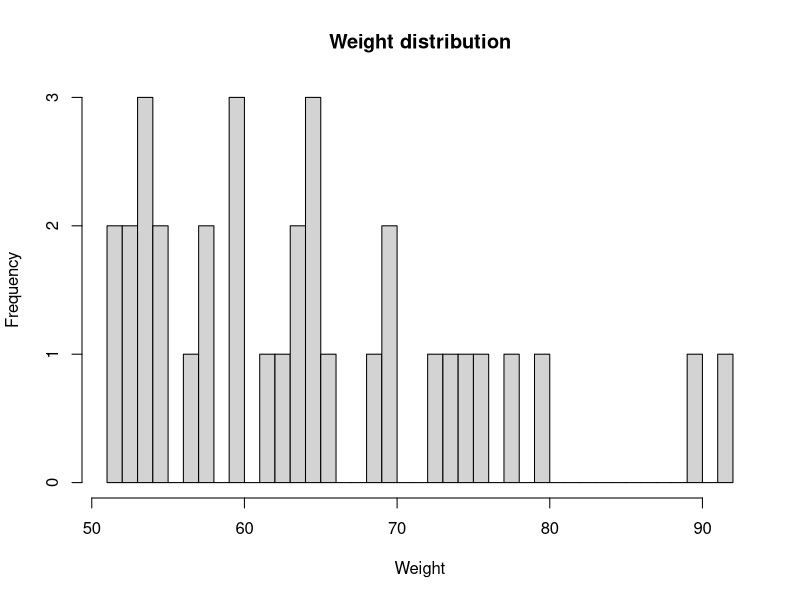
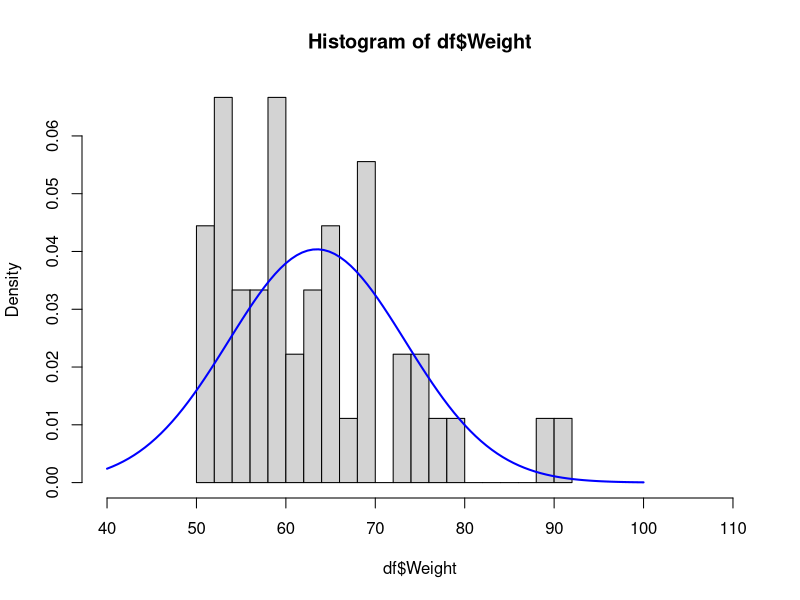
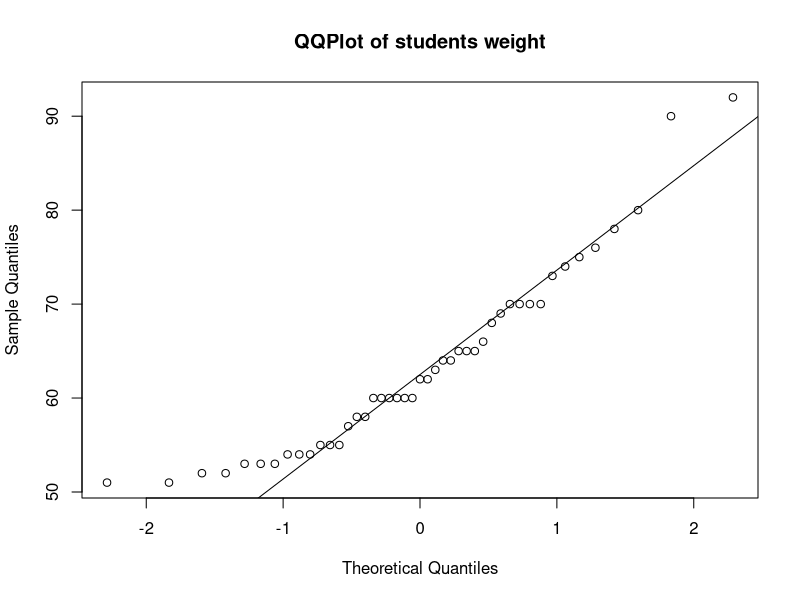
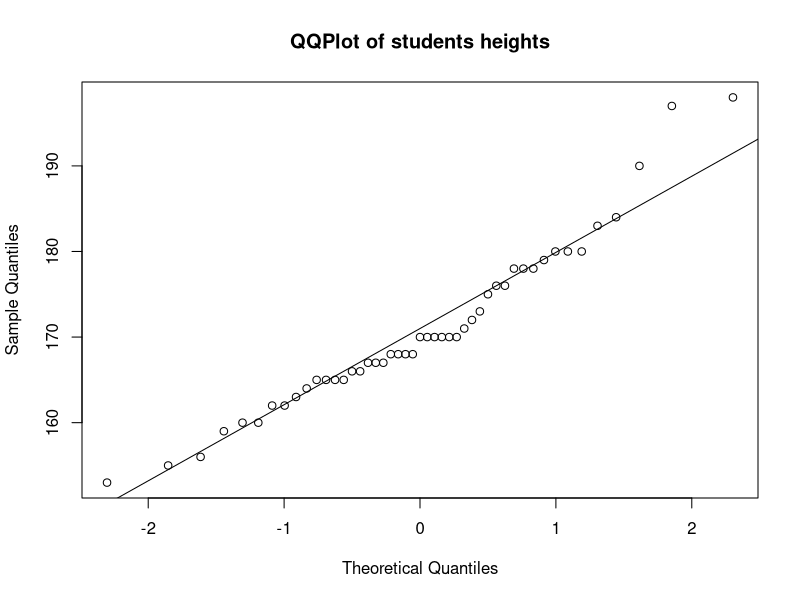
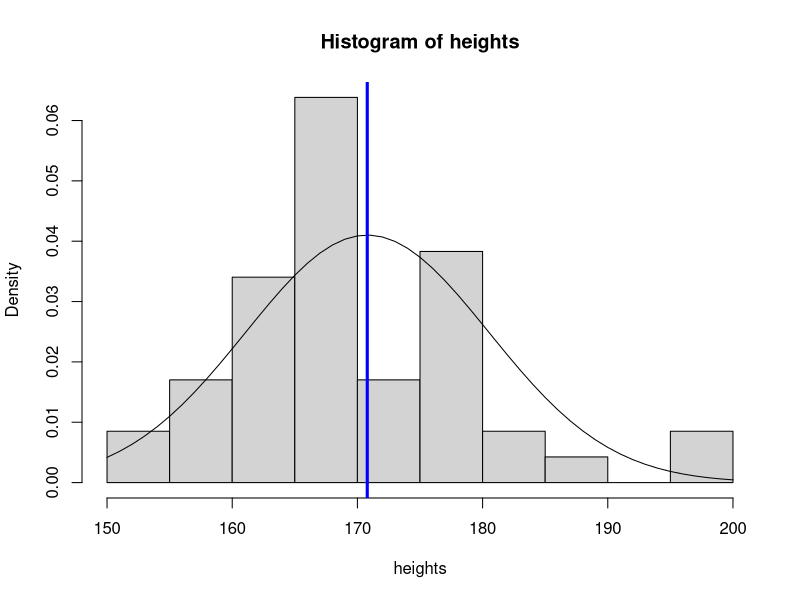
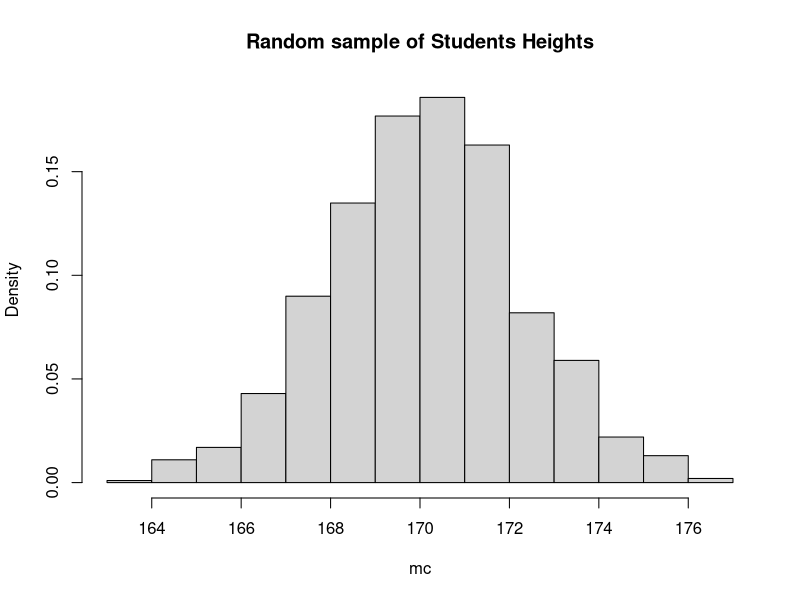
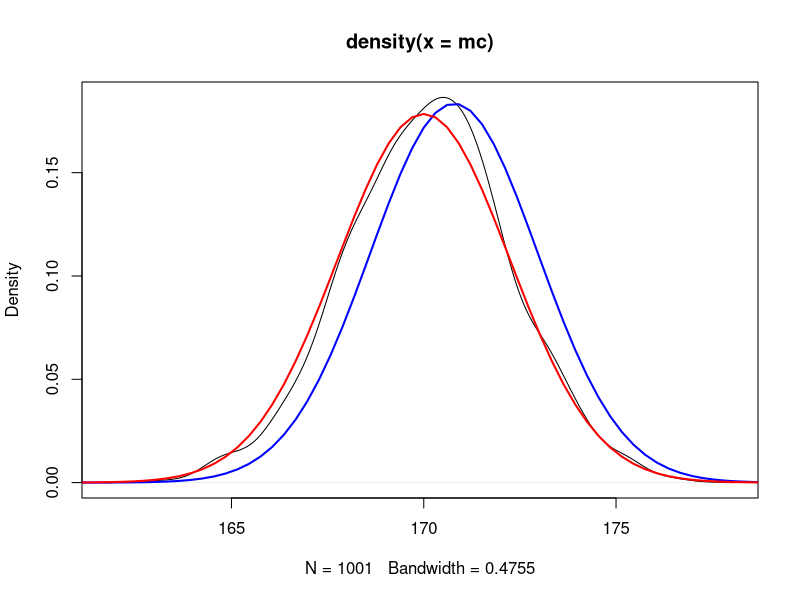
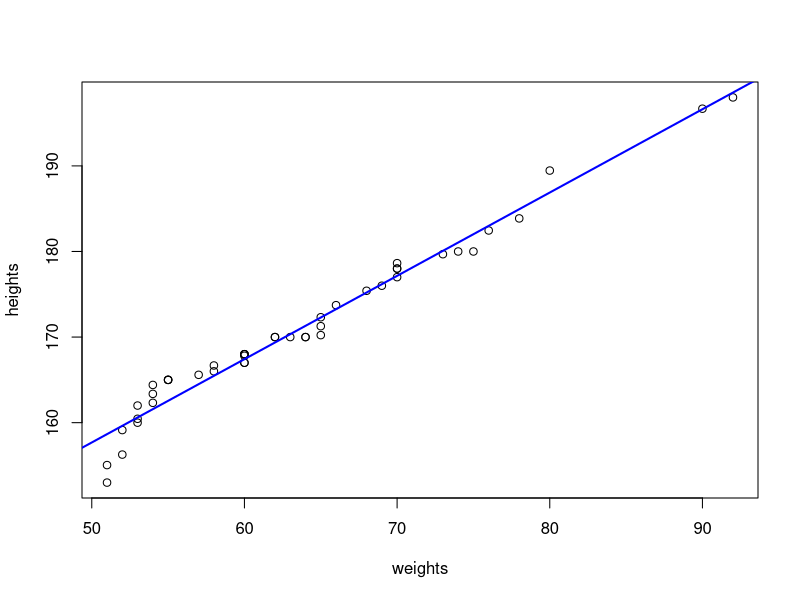

These figures' R source, in order:
# -------------------------------------------------------------------
# R course 2019
# Exercizes day 5
# -------------------------------------------------------------------

# Exercize 5.1 -------------------------------------------------------------------
# 
#  1) Calculate summary statistics for the data set "StudentData2016.txt".
#     Calculate summary statistics for females and males separatly.

df = read.table("StudentData2016.txt", header = T, na.strings = "?")

summary(df)
summary(df[df$Sex=="M",])
summary(df[df$Sex=="W",])

#df$Weight <- as.numeric(as.character(df$Weight))
#summary(df)
#summary(df[which(df$Sex=='W'),])
#summary(df[which(df$Sex=='M'),])
     
# Exercize 5.2 --------------------------------------------------------------------
# 1) Plot a histogram of student body weight and add a normal distribution with mean and variance 
#    estimated from the observation

# remove NA
dfna <- na.omit(df)
# plot
hist(dfna$Weight, breaks = seq(min(dfna$Weight), max(dfna$Weight), 1), xlab = "Weight", main = "Weight distribution")

# solution of Escofier with density distribution instead of frequency
# we need the density if we superimpose the density distribution over the graph
hist(df$Weight, n=25, xlim = c(40,110), freq = F)
x=seq(40, 100, length.out = 100)
y=dnorm(x, mean=mean(df$Weight, na.rm=T), sd = sd(df$Weight, na.rm = T))
lines(x, y, col="blue", lwd=2)

# Alternative way of ploting
#plot(function(x) dnorm(x, mean=mean(df$Weight, na.rm=T), sd = sd(df$Weight, na.rm = T)))


weights <- df$Weight
heights <- df$Height

# 2) Compare the distribution of weight to a normal distribution with a QQ-plot.
qqnorm(weights, main="QQPlot of students weight")
qqline(weights)




# others / ignore
qqnorm(heights, main="QQPlot of students heights")
qqline(heights)

hist(heights, freq = F)
xseq = seq(150, 200, 1)
lines(xseq, dnorm(xseq, mean=mean(heights), sd=sd(heights)))
abline(v=mean(heights), col = "blue", lwd = 3)

# Exercise 5.3. ----------------------------------------------------------------------
# Here we want to check that the CI contains the true parameter value in 95% of times, 
# if we repeated the sampling procedure 100 times
# Imagine that the height of students follow a Normal distribution with mean 170 and standard deviation 10 (cm)
# 5.3.1. Simulate a random sample of 20 students using function rnorm() and save it into a variable

spldst <- rnorm(20, mean = 170, sd = 70)


# 5.3.2. Compute the 95% CI of the simulated sample using the t.test() function and save it into a variable.

ttest <- t.test(spldst, df$Height, paired = FALSE)


# the output of t.test() function is a list.
# use str() function to check the structure of the variable where you saved the output of t.test().
str(ttest)

# you can get the confidence intervals with "var_name$conf.int"
# 5.3.3. save the 95% CI into a vector of size 2, using function as.numeric()

CI <- c(as.numeric(ttest$conf.int[1]), as.numeric(ttest$conf.int[2]))
# 5.3.4. make a function that does steps 2 to 3, i.e. a function that gets as input a sample and 
# that outputs the 95% CI

# also it generates a normal distribution
asdf <- function(smpl){
  spldst <- rnorm(20, mean = 170, sd = 70)
  ttest <- t.test(spldst, smpl, paired = FALSE)
  print(c(as.numeric(ttest$conf.int[1]), as.numeric(ttest$conf.int[2])))
}

asdf(df$Height)

# 5.3.5. Perform a for loop, generating 1000 random samples of 20 students from a 
# normal distribution with mean 170 and standard deviation 10.
# For each random sample compute the 95% CI and the mean.
# Save the 95% CI of each sample into a matrix with 2 columns and 1000 rows.
# Save the mean of each sample into a vector with 1000 elements.
# How many times does the 95% CI includes the true value of the mean?
# what is the true mean? what is the distribution of the mean of the samples?

cim <- matrix(nrow = 1000, ncol = 2)
mc <- c()

# True data mean
dfmean <- mean(df$Height)
meanInCI <- 0

for(i in 0:1000){
  # Generate 20 random students weight 
  students <- rnorm(20, mean = 170, sd = 10)
  mean <- mean(students)
  
  ttest <- t.test(students)
  #print(ttest)
  low <- as.numeric(ttest$conf.int[1]) 
  cim[i,1] <- low
  hi <- as.numeric(ttest$conf.int[2]) 
  cim[i,2] <- hi
  
  mc <- c(mc, mean)
  
  #cat("Low: ", low, "\tHi: ", hi, "\tMean", mean, "\n")
  
  # count if the mean is in the CI
  if(dfmean > low & dfmean < hi){
    meanInCI = meanInCI + 1
  }
  
}

#Number of time true mean is in CI
print(meanInCI)

hist(mc, freq = F, main = "Random sample of Students Heights")

plot(density(mc))

x=seq(150, 180, length.out = 100)

######COOOOOL
# On doit diviser par la sqrt(20) car la distribution variance densité moyenne etc trop chaud
y=dnorm(x, mean=mean(df$Height, na.rm=T), sd = sd(df$Height, na.rm = T)/sqrt(20))
lines(x, y, col="blue", lwd=2)

ysim = dnorm(x, mean=170, sd=10/sqrt(20))
lines(x, ysim, col="red", lwd=2)


# Exercize 5.4 --------------------------------------------------------------------
# 
# 5.4.1 Calculate the 95% CIs for the heights of the StudentData2016.txt females and males separatly. 
# What does the result suggest?
# 5.4.2 Directly test that the heights of males and females are different by means of a t-test

df2 <- read.table("StudentData2016.txt", header = TRUE, na.strings = "?")

ttmale <- t.test(df2$Height[df2$Sex=="M"])
ttfemale <- t.test(df2$Height[df2$Sex=="W"])

print(ttmale$conf.int)
print(ttfemale$conf.int)

# To formally test
t.test(df2$Height[df2$Sex=="M"],df2$Height[df2$Sex=="W"])

# Ho dingue: mens are taller

# Exercize 5.5 -------------------------------------------------------------------------
#
# Create a contingency table showing the frequency distiribution of the variables 
# "Sex" and "Smoking". Use the chi square test to test if the two variables are independent.
# Hint 1: If you pass a contingency table to the function "chisq.test, Pearson's chi-squared test is 
# performed with the null hypothesis that the joint distribution of the cell counts in a 2-dimensional 
my.table <- table(df2$Sex, df2$Smoking);my.table
prop.table(my.table)

chisq.test(my.table)

# contingency table is the product of the row and column marginals.
# Hint 2: Two random variables X and Y are independent if P (X = x and Y = y) = P(X = x) P(Y = y).

#p-value is < 0.05 -> smaller than 0.05 -> smoking habits are different.
# Warnings: some of the expected entries are smaller than 5 -> small sample

# Exercize 5.6 --------------------------------------------------------------------
#
# 5.6.1 Make a QQ-plot to compare the distributions of weights and heights in 2016. What does the plot tell you?

weights <- df2$Weight
heights <- df2$Height


qqp=qqplot(weights, heights)
relm=lm(qqp$y~qqp$x)
abline(relm, lwd=2, col="blue")

plot(weights, heights, main="Height vs Weight")
my.lm <- lm(heights~weights)
abline(my.lm$coefficients[1], my.lm$coefficients[2])





#NOT WHAT IS ASKED
qqnorm(weights, main="QQPlot of students weight")
qqline(weights)

qqnorm(heights, main="QQPlot of students height")
qqline(heights)


# 5.6.2 Now plot the line that goes through the qqplot points. What does it tell you? 
#       Note: This cannot be done using qqline, which only applies to qqnorm.
# 5.6.3 Further check the relationship between the two vaiables by plotting 
# the data against each other and overlay a regression line obtained using the lm function



#Exercise 5.7 --------------------------------------------------------
#
# Follow the smoking habits in years 2003, 2014 and 2016. What do you see?

df2003 <- read.table("StatWiSo2003.txt", header = T, na.strings = "?")
df2014 <- read.csv("StudentData2014.txt", header = T, na.strings = "-")
df2016 <- read.csv("StudentData2016.txt", header = T, na.strings = "?")

smoke2003 <- table(df2003$Rauchen)/length(df2003$Rauchen)






